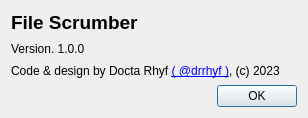
<?xml version="1.0" encoding="UTF-8"?>
<ui version="4.0">
 <class>DialogAbout</class>
 <widget class="QDialog" name="DialogAbout">
  <property name="geometry">
   <rect>
    <x>0</x>
    <y>0</y>
    <width>308</width>
    <height>118</height>
   </rect>
  </property>
  <property name="minimumSize">
   <size>
    <width>308</width>
    <height>118</height>
   </size>
  </property>
  <property name="maximumSize">
   <size>
    <width>308</width>
    <height>118</height>
   </size>
  </property>
  <property name="windowTitle">
   <string>About</string>
  </property>
  <layout class="QVBoxLayout" name="verticalLayout_2">
   <item>
    <layout class="QVBoxLayout" name="verticalLayout">
     <item>
      <widget class="QLabel" name="label">
       <property name="text">
        <string>&lt;html&gt;&lt;head/&gt;&lt;body&gt;&lt;p&gt;&lt;span style=&quot; font-size:14pt; font-weight:600;&quot;&gt;File Scrumber&lt;/span&gt;&lt;/p&gt;&lt;/body&gt;&lt;/html&gt;</string>
       </property>
      </widget>
     </item>
     <item>
      <widget class="QLabel" name="label_2">
       <property name="text">
        <string>Version. 1.0.0</string>
       </property>
      </widget>
     </item>
     <item>
      <widget class="QLabel" name="label_3">
       <property name="text">
        <string>&lt;html&gt;&lt;head/&gt;&lt;body&gt;&lt;p&gt;Code &amp;amp; design by Docta Rhyf &lt;a href=&quot;https://github.com/doctarhyf&quot;&gt;&lt;span style=&quot; text-decoration: underline; color:#0000ff;&quot;&gt;( @drrhyf )&lt;/span&gt;&lt;/a&gt;&lt;span style=&quot; color:#000000;&quot;&gt;, (c) 2023&lt;/span&gt;&lt;/p&gt;&lt;/body&gt;&lt;/html&gt;</string>
       </property>
      </widget>
     </item>
    </layout>
   </item>
   <item>
    <layout class="QHBoxLayout" name="horizontalLayout">
     <item>
      <spacer name="horizontalSpacer">
       <property name="orientation">
        <enum>Qt::Horizontal</enum>
       </property>
       <property name="sizeHint" stdset="0">
        <size>
         <width>40</width>
         <height>20</height>
        </size>
       </property>
      </spacer>
     </item>
     <item>
      <widget class="QPushButton" name="pbquit">
       <property name="text">
        <string>OK</string>
       </property>
      </widget>
     </item>
    </layout>
   </item>
  </layout>
 </widget>
 <resources/>
 <connections>
  <connection>
   <sender>pbquit</sender>
   <signal>clicked()</signal>
   <receiver>DialogAbout</receiver>
   <slot>accept()</slot>
   <hints>
    <hint type="sourcelabel">
     <x>169</x>
     <y>101</y>
    </hint>
    <hint type="destinationlabel">
     <x>134</x>
     <y>62</y>
    </hint>
   </hints>
  </connection>
 </connections>
</ui>
